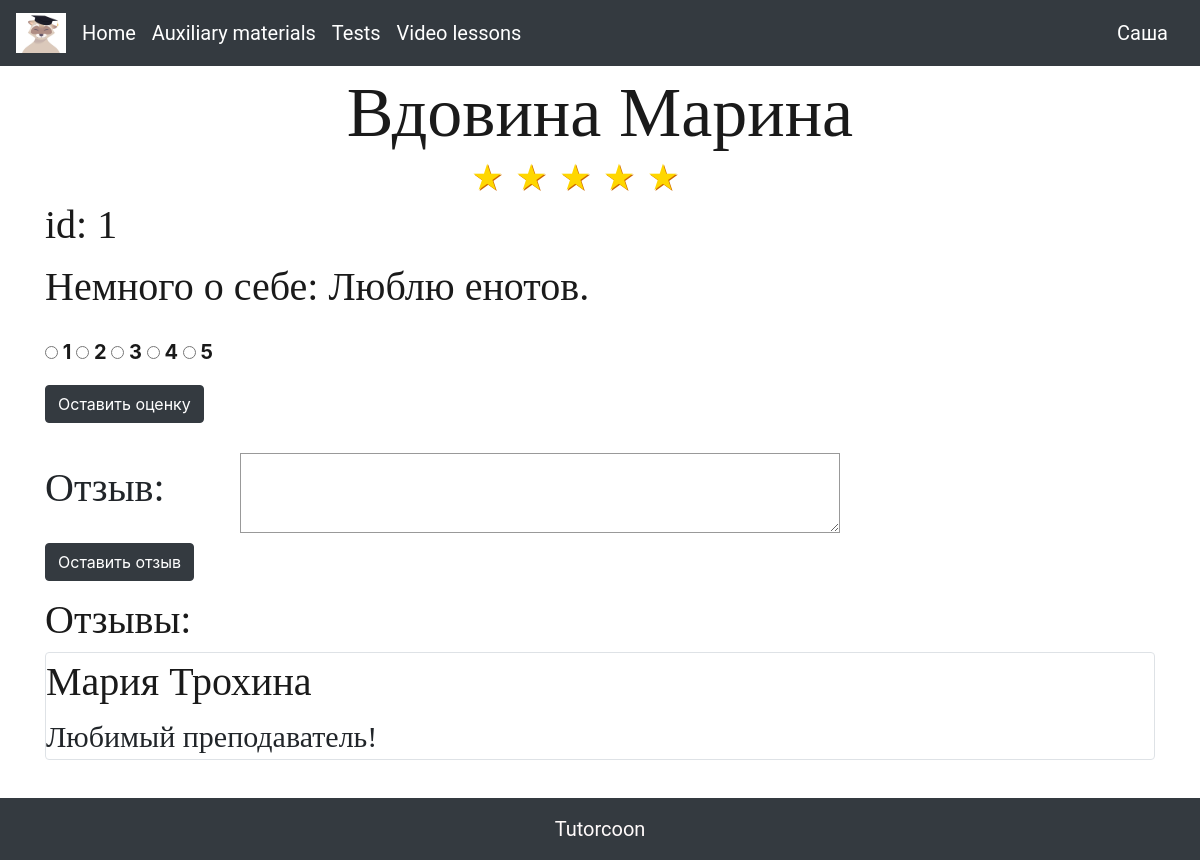
The app's page /show_page_of_user/1 (signed in) with its own data.
### data/users.py (models this page shows, shortened)
class User(SqlAlchemyBase, UserMixin):
    __tablename__ = 'all_users'
    id = sqlalchemy.Column(sqlalchemy.Integer, primary_key=True, autoincrement=True)
    name = sqlalchemy.Column(sqlalchemy.String, nullable=True)
    surname = sqlalchemy.Column(sqlalchemy.String, nullable=True)
    phone_number = sqlalchemy.Column(sqlalchemy.String, nullable=True)
    email = sqlalchemy.Column(sqlalchemy.String, nullable=True)
    avatar = sqlalchemy.Column(sqlalchemy.String, nullable=True)
    status = sqlalchemy.Column(sqlalchemy.String, nullable=True)
    hashed_password = sqlalchemy.Column(sqlalchemy.String, nullable=True)
    students = orm.relationship("Student", backref="all_users")
    tutors = orm.relationship("Tutor", backref='all_users')
    parents = orm.relationship("Parent", backref='all_users')

### data/tutors.py (models this page shows, shortened)
class Tutor(SqlAlchemyBase, UserMixin):
    __tablename__ = 'tutors'
    id = sqlalchemy.Column(sqlalchemy.Integer, primary_key=True, autoincrement=True)
    name = sqlalchemy.Column(sqlalchemy.String, nullable=True)
    surname = sqlalchemy.Column(sqlalchemy.String, nullable=True)
    id_user = sqlalchemy.Column(sqlalchemy.Integer, sqlalchemy.ForeignKey('all_users.id'))
    subjects = sqlalchemy.Column(sqlalchemy.JSON, nullable=True, default={"subjects": []})
    students_and_lessons = sqlalchemy.Column(sqlalchemy.JSON, nullable=True, default={"id_of_students": [],
                                                                       "id_of_lessons": []})
    about = sqlalchemy.Column(sqlalchemy.Text)
    summa_marks = sqlalchemy.Column(sqlalchemy.Integer, default=0)
    count_marks = sqlalchemy.Column(sqlalchemy.Integer, default=0)
    reviews = sqlalchemy.Column(sqlalchemy.JSON, default={})
    lessons = orm.relationship("Lesson", backref='tutors')

### main.py (the view)
@app.route("/show_page_of_user/<int:id_of_person>")
def show_page_of_user(id_of_person):
    db_sess = db_session.create_session()
    user = db_sess.query(User).filter(User.id == id_of_person).first()
    if user.status == 'tutor':
        tutor = db_sess.query(Tutor).filter(Tutor.id_user == id_of_person).first()
        if tutor.count_marks == 0:
            stars = 0
        else:
            stars = round(tutor.summa_marks / tutor.count_marks)
        return render_template("page_of_tutor.html", tutor=tutor, sl_reviews=tutor.reviews, stars=stars)
    elif user.status == 'student' and current_user.status == 'tutor':
        student = db_sess.query(Student).filter(Student.id_user == id_of_person).first()
        return render_template("page_of_student_for_tutor.html", student=student)

### data/db_session.py (called while the page is built)
def create_session() -> Session:
    global __factory
    return __factory()

### main.py (called while the page is built)
@login_manager.user_loader
def load_user(user_id):
    db_sess = db_session.create_session()
    return db_sess.query(User).get(user_id)

### templates/page_of_tutor.html
{% extends "base.html" %}
{% block content %}
<link rel="stylesheet" type="text/css" href="/static/css/page_of_tutor.css">
{% if current_user %}
    <h1 class="nickname">{{ tutor.surname }} {{ tutor.name }}</h1>
    <div class="rating-result">
        {% for i in range(1, 6) %}
        {% if stars >= i %}
        <span class="active"></span>
        {% else %}
	    <span></span>
        {% endif %}
        {% endfor %}
    </div>
    <h2>id: {{tutor.id_user}}</h2>
    <p>Немного о себе: {{ tutor.about }}</p>
     <form method="post" action="{{ url_for('send_marks_for_tutor', tutor_id = tutor.id_user)}}">
         <div style="font-size: 20px; font-weight: bold; margin-top: 20px; margin-bottom: 20px; color: #1a1a1a">
             <input class="mark" type="radio" id="one" name="mark" value="1"/>
             <label for="one">1</label>
             <input class="mark" type="radio" id="two" name="mark" value="2"/>
             <label for="two">2</label>
             <input class="mark" type="radio" id="three" name="mark" value="3"/>
             <label for="three">3</label>
             <input class="mark" type="radio" id="four" name="mark" value="4"/>
             <label for="four">4</label>
             <input class="mark" type="radio" id="five" name="mark" value="5"/>
             <label for="five">5</label>
             <div>
                 <button type="submit" class="btn btn-dark">Оставить оценку</button>
             </div>
         </div>
     </form>
     <form method="post" action="{{ url_for('send_reviews_for_tutor', tutor_id = tutor.id_user)}}">
         <label class="comment" for="msg">Отзыв:</label>
         <textarea id="msg" name="user_message"></textarea>
         <div>
             <button type="submit" class="btn btn-dark">Оставить отзыв</button>
         </div>
     </form>
<h2>Отзывы:</h2>
{% for key, val in sl_reviews.items() %}
<div class="col-md6 border rounded">
    <h2>{{key}}</h2>
    <div class="already_comment">
        {{val}}
    </div>
</div>
{% endfor %}
{% endif %}
{% endblock %}

### templates/base.html (shortened to what this page needs)
<!doctype html>
<html lang="en">
  <head>
    <link rel="stylesheet"
          href="https://stackpath.bootstrapcdn.com/bootstrap/4.4.1/css/bootstrap.min.css"
>
    <link rel="stylesheet" type="text/css" href="/static/css/main.css">
  </head>
  <body>
    <nav class="navbar navbar-expand-lg navbar-dark bg-dark">
      <a href="/" class="navbar-brand">
        <img src="/static/img/html/emblem.jpg" width="50" height="40" alt="logo">
      </a>
      <div class="collapse navbar-collapse" id="navbarSupportedContent">
        <ul class="navbar-nav mr-auto">
          <li class="nav-item active">
            <a class="navbar-brand" href="/">Home</a>
          </li>
          <li class="nav-item active">
            <a class="navbar-brand" href="/help_materials">Auxiliary materials</a>
          </li>
          <li class="nav-item active">
            <a class="navbar-brand" href="/tests">Tests</a>
          </li>
          <li class="nav-item active">
            <a class="navbar-brand" href="/video_lessons">Video lessons</a>
          </li>
        </ul>
      </div>
      <a class="navbar-brand" href="/user_page">{{ current_user.name }}</a>
    </nav>
  <main role="main" class="container">
    {% block content %}{% endblock %}
  </main>
  </body>
<footer class="bg-dark text-center text-lg-start" style="margin-top: 30px">
  <div class="text-center p-3" style="color: Snow; font-family: Roboto; font-size: 20px">
    Tutorcoon
  </div>
</footer>
</html>

### static/css/main.css (style rules this page uses)
body { background-image: url(/static/img/html/main_page_fon.png); background-repeat: no-repeat; background-position: center center; background-attachment: fixed; -webkit-background-size: cover; -moz-background-size: cover; -o-background-size: cover; background-size: cover; }
body { min-height: 100vh; position: relative; margin: 0; padding-bottom: 100px; //height of the footer box-sizing: border-box; }
footer { position: absolute; bottom: 0; width: 100%; }
a { box-sizing: border-box; font-family: 'Roboto'; list-style: none; margin: 0; outline: none; padding: 0; }

### static/css/page_of_tutor.css (style rules this page uses)
.rating-result span { padding: 3; font-size: 32px; margin: 0 3px; line-height: 1; color: #1a1a1a; text-shadow: 1px 1px #bbb; }
.rating-result { width: 265px; display: block; margin-left: auto; margin-right: auto }
.rating-result > span:before { content: '★'; }
.rating-result > span.active { color: gold; text-shadow: 1px 1px #c60; }
.comment { font-family: 'Roboto'; font-size: 40px; color: #1a1a1a display: inline-block; width: 90px; text-align: right; }
textarea { font: 1em sans-serif; width: 600px; box-sizing: border-box; border: 1px solid #999; vertical-align: top; height: 5em; margin-left: 100px; }
.nickname { color: #1a1a1a; font-family: 'FontName'; font-size: 70px; text-align: center; margin-top: 5px }
h2 { color: #1a1a1a; font-family: 'FontName'; font-size: 40px; margin-top: 5px }
p { color: #1a1a1a; font-family: 'FontName'; font-size: 40px; margin-top: 5px }
.already_comment { font-family: 'FontName'; font-size: 30px; margin-top: 5px }
.comment { font-family: 'FontName'; font-size: 40px; margin-top: 5px }
button { margin-top: 10px; margin-bottom: 10px; }

### records on screen
User: name "Саша"
Tutor: surname "Вдовина", name "Марина", id_user "1", about "Люблю енотов."

### other values on screen
{{ key }} "Мария Трохина"
{{ val }} "Любимый преподаватель!"
